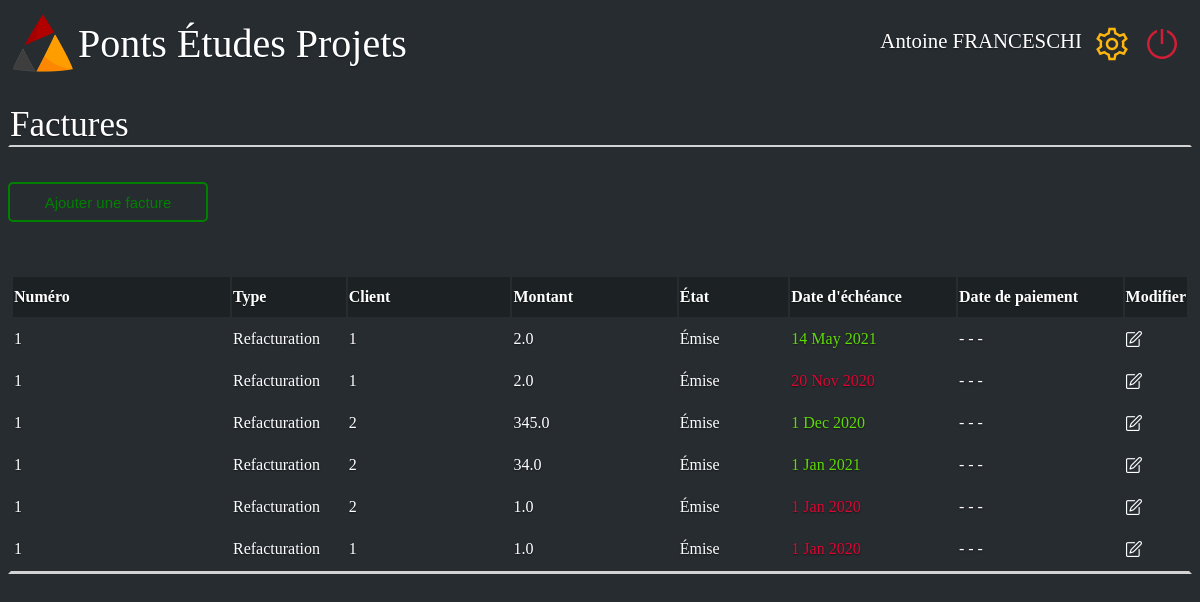
Page /tresorerie/Antoine FRANCESCHI on the earlier database version.
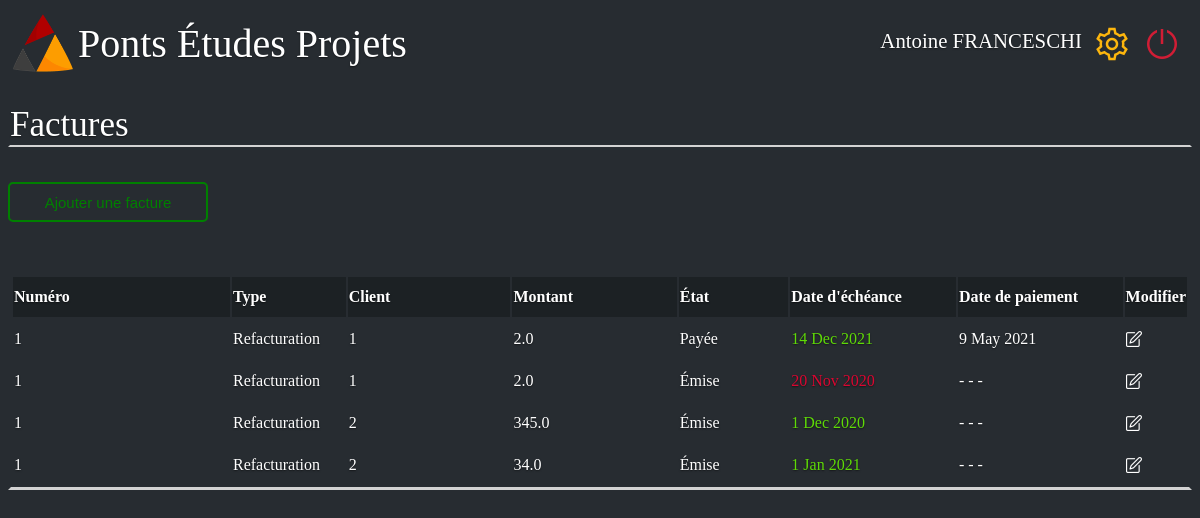
Same page on the later database version.
### site.py (models this page shows, shortened)
class db_factures(db.Model):
    _id = db.Column("id", db.Integer, primary_key= True)
    numero = db.Column(db.String(100))
    Type = db.Column(db.String(100))
    client = db.Column(db.String(100))
    montant= db.Column(db.Float)
    etat = db.Column(db.String(100))
    date_echeance = db.Column(db.String(100))
    date_paiement = db.Column(db.String(100))
    suiveur = db.Column(db.String(100))
    retard = db.Column(db.Boolean)

### site.py (the view)
@app.route('/tresorerie/<name>',methods=["GET","POST"])
def index12(name):
    init_bd()
    return render_template('Tresorier.html', name=name, BDD_facture = db_factures.query.all())

### site.py (called while the page is built)
def init_bd():
    for facture in db_factures.query.all():
        retard1 = init_retard(facture.date_echeance)
        facture.retard = retard1
        db.session.commit()

def init_retard(date):
    now = datetime.datetime.now()
    date_now = now.year*10000+now.month*100+now.day
    if int(date[0:2])<10:
        taille_date=1
    else:
        taille_date=2
    date_converti = int(date[0:2])
    month = date[taille_date+1:taille_date+4]
    year = int(date[taille_date+5::])
    L=['Jan','Feb','Mar','Apr','May','Jun','Jul','Aug','Sep','Oct','Nov','Dec']
    for k in range(len(L)):
        if month == L[k]:
            date_converti+=(k+1)*100
    date_converti += year*10000
    if date_converti<=date_now:
        return True
    return False

### templates/Tresorier.html (shortened to what this page needs)
<!DOCTYPE html>
<html>
    <head>
        <link rel="stylesheet" href={{ url_for('static', filename='style_tresorier.css') }}/>
    </head>
    <body>
        <div class="barre_principale">
            <div class="logo_junior">
                <a href="/home/{{name}}">
                    <img class= "logo_pep" src={{ url_for('static', filename='PEPLOGO.png') }}  alt= "Logo pep"/>
                    <div class="Junior">Ponts Études Projets</div>
                </a>
            </div>
            <div>
                <nav>
                    <ul class="navbar-nav">
                        <li class="user_name"><a class="user" href="#">{{name}}</a></li>
                        <li class="nav-item"><a href="#"><img src={{ url_for('static', filename='settings.png') }} alt="bouton reglage" ></a></li>
                        <li class="nav-item"><a href='/logout'><img src={{ url_for('static', filename='shutdown.png') }} alt="bouton shutdown" ></a></li>
                    </ul>
                </nav>
            </div>
        </div>
        <p class="titre">Factures</p>
        <div class="ajouter">
            <button onclick="window.location.href = '/tresoreie/{{name}}/add_delete';" type="button" class="Ajouter"> Ajouter une facture </button>
        </div>
        <table class="tableau">
            <thead class="thead-dark">
                <tr class="premiere_ligne">
                    <th>Numéro</th>
                    <th>Type</th>
                    <th>Client</th>
                    <th>Montant</th>
                    <th>État</th>
                    <th>Date d'échéance</th>
                    <th>Date de paiement</th>
                    <th>Modifier</th>
                </tr>
            </thead>
            <tbody>
                {% for facture in BDD_facture %}
                    <tr>
                        <td>{{facture.numero}}</td>
                        <td>{{facture.Type}}</td>
                        <td>{{facture.client}}</td>
                        <td>{{facture.montant}}</td>
                        <td>{{facture.etat}}</td>
                        {% if facture.retard == True  %}
                            <td style="color: rgb(218, 7, 49);">{{facture.date_echeance}}</td>
                        {% else %}
                            <td style="color: rgb(95, 218, 7);">{{facture.date_echeance}}</td>
                        {% endif %}
                        <td>{{facture.date_paiement}}</td>
                        <td><a href ='/tresoreie/{{name}}/{{facture._id}}/modify'><img src="{{ url_for('static', filename='edit1.png') }}" class="edit" height="16" width="16" ></a></td>
                    </tr>
                {% endfor %}
            </tbody>
        </table>
    </body>
</html>

### static/style_tresorier.css (style rules this page uses)
html { height: 100%; width: 100%; background-color : #272C31; }
body { background-color : #272C31; height: 100%; background-color: transparent; color: white; text-shadow: 0 .05rem .1rem rgba(0, 0, 0, .5); }
.barre_principale { height: 60px; display: flex; justify-content: space-between; }
.logo_pep { width: 60px; height: 60px; }
ul { list-style-type: none; display:flex; text-decoration:none; }
.logo_pep { float: left; margin: 5px; }
.user_name { margin-top:5px ; }
.Junior { margin-top: 12px; display: flex; font-size: 250%; }
nav a { font-size: 1.3em; color: white; text-shadow: 0 .05rem .1rem rgba(0, 0, 0, .5); text-decoration: none; }
nav li { margin-right: 10px; }
a { text-decoration:none; color:white; display:flex; }
button { border: 2px ; border-radius: 5px; width: 200px; height: 40px; background-color: transparent; border-style: solid; color:green; border-color: green; font-size:15px; }
.titre { border: 2px ; border-style: solid; border-top-color: transparent; border-left-color: transparent; border-right-color: transparent; border-bottom-color: lightgrey; font-size:35px; }
table { border-style: solid; border-top-color: transparent; border-left-color: transparent; border-right-color: transparent; border-bottom-color: lightgrey; }
.thead-dark { height: 20px; background-color: transparent; }
thead tr { width: 100%; height: 40px; background-color: #1C2124; }
tr { height: 40px; }
thead th { text-align: left; border-right-color: transparent; }
thead th:nth-child(1) { width: 20%; }
thead th:nth-child(2) { width: 10%; }
thead th:nth-child(3) { width: 15%; }
thead th:nth-child(4) { width: 15%; }
thead th:nth-child(5) { width: 10%; }
thead th:nth-child(6) { width: 15%; }
thead th:nth-child(7) { width: 15%; }
.tableau { margin-top: 50px; width: 100%; height: 20px; }

Differences in the rows shown:
removed db_factures: numero "1", Type "Refacturation", client "2", montant "1.0", etat "Émise", date_echeance "1 Jan 2020", date_paiement "- - -"
removed db_factures: numero "1", Type "Refacturation", client "1", montant "1.0", etat "Émise", date_echeance "1 Jan 2020", date_paiement "- - -"
changed db_factures: etat "Émise" → "Payée"; date_echeance "14 May 2021" → "14 Dec 2021"; date_paiement "- - -" → "9 May 2021"
